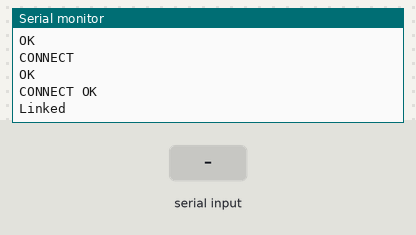
The sketch below on a simulated Arduino Uno, built with avr-gcc and run on an emulated ATmega328P. On the bench: the last lines printed to the serial monitor. The test bench sets the inputs (shaded band). The modem accepts every AT command (registered, SIM ready, sends succeed) and sends nothing else.

Above: at 9.2 s.
9.3 s: "1" received over the second serial link
At 10.0 s:
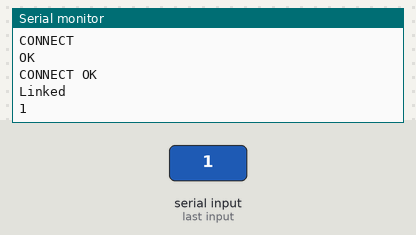
10.8 s: "0" received over the second serial link
At 11.2 s:
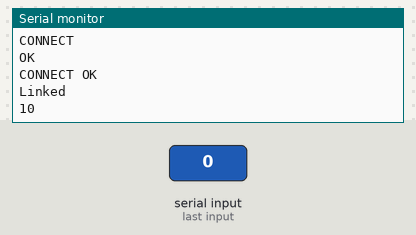

Measured:
- after the input at 9.3 s, the serial monitor: prints a new line at once (image 1)
- after the input at 10.8 s, the serial monitor: prints a new line at once (image 2)

The sketch:

wifi.ino
```cpp
#include <SoftwareSerial.h>
SoftwareSerial WiFiSerial(10, 11); // RX, TX

//#define net_id "Emre iPhone'u"
//#define net_pw "emrecancelik"

#define net_id "TurkTelekom_T4A6A"
#define net_pw "JY7s22vx"

#define server_ip "192.168.1.111"
#define server_port "8081"

String  msg = "";

void setup() {
  Serial.begin(115200);
  WiFiSerial.begin(115200);

  WiFiSerial.println("AT");     ;

  delay(1000);

  while(!WiFiSerial.find("OK")){
    WiFiSerial.println("AT");
    Serial.println("AT");
    delay(1000);
  }

  WiFiSerial.println("AT+CWMODE=3");
  delay(500);
  WiFiSerial.println("AT+CIPMUX=0");
  delay(500);

  String cmd = String("AT+CWJAP=\"")+net_id+"\",\""+net_pw+"\"";
  WiFiSerial.println(cmd);
  Serial.println(cmd);
  delay(3000);

  while(!WiFiSerial.find("OK")){
    WiFiSerial.println(cmd);
    Serial.println(cmd);
    delay(3000);
  }

  cmd = String("AT+CIPSTART=\"TCP\",\"") + server_ip + "\"," + server_port;
  WiFiSerial.println(cmd);
  Serial.println(cmd);
  delay(3000);

  while(!WiFiSerial.find("CONNECT") && !WiFiSerial.find("ALREADY")){
    WiFiSerial.println(cmd);
    Serial.println(cmd);
    delay(3000);
  }
  if(WiFiSerial.available()>0)
    Serial.write("Connected!");

}

void loop()
{
  if (WiFiSerial.available())
    Serial.write(WiFiSerial.read());

  if (Serial.available())
     WiFiSerial.write(Serial.read());

}
```
